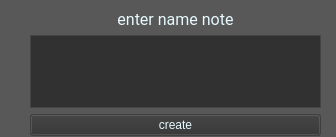
<?xml version="1.0" encoding="UTF-8"?>
<ui version="4.0">
 <class>create_note</class>
 <widget class="QWidget" name="create_note">
  <property name="geometry">
   <rect>
    <x>0</x>
    <y>0</y>
    <width>336</width>
    <height>137</height>
   </rect>
  </property>
  <property name="palette">
   <palette>
    <active>
     <colorrole role="ButtonText">
      <brush brushstyle="SolidPattern">
       <color alpha="255">
        <red>229</red>
        <green>249</green>
        <blue>255</blue>
       </color>
      </brush>
     </colorrole>
     <colorrole role="Base">
      <brush brushstyle="SolidPattern">
       <color alpha="255">
        <red>252</red>
        <green>252</green>
        <blue>252</blue>
       </color>
      </brush>
     </colorrole>
     <colorrole role="Window">
      <brush brushstyle="SolidPattern">
       <color alpha="255">
        <red>88</red>
        <green>88</green>
        <blue>88</blue>
       </color>
      </brush>
     </colorrole>
    </active>
    <inactive>
     <colorrole role="ButtonText">
      <brush brushstyle="SolidPattern">
       <color alpha="255">
        <red>229</red>
        <green>249</green>
        <blue>255</blue>
       </color>
      </brush>
     </colorrole>
     <colorrole role="Base">
      <brush brushstyle="SolidPattern">
       <color alpha="255">
        <red>252</red>
        <green>252</green>
        <blue>252</blue>
       </color>
      </brush>
     </colorrole>
     <colorrole role="Window">
      <brush brushstyle="SolidPattern">
       <color alpha="255">
        <red>88</red>
        <green>88</green>
        <blue>88</blue>
       </color>
      </brush>
     </colorrole>
    </inactive>
    <disabled>
     <colorrole role="ButtonText">
      <brush brushstyle="SolidPattern">
       <color alpha="255">
        <red>119</red>
        <green>120</green>
        <blue>120</blue>
       </color>
      </brush>
     </colorrole>
     <colorrole role="Base">
      <brush brushstyle="SolidPattern">
       <color alpha="255">
        <red>88</red>
        <green>88</green>
        <blue>88</blue>
       </color>
      </brush>
     </colorrole>
     <colorrole role="Window">
      <brush brushstyle="SolidPattern">
       <color alpha="255">
        <red>88</red>
        <green>88</green>
        <blue>88</blue>
       </color>
      </brush>
     </colorrole>
    </disabled>
   </palette>
  </property>
  <property name="windowTitle">
   <string>Form</string>
  </property>
  <widget class="QWidget" name="verticalLayoutWidget">
   <property name="geometry">
    <rect>
     <x>30</x>
     <y>10</y>
     <width>291</width>
     <height>126</height>
    </rect>
   </property>
   <layout class="QVBoxLayout" name="verticalLayout">
    <item>
     <widget class="QLabel" name="label">
      <property name="palette">
       <palette>
        <active>
         <colorrole role="WindowText">
          <brush brushstyle="SolidPattern">
           <color alpha="255">
            <red>229</red>
            <green>249</green>
            <blue>255</blue>
           </color>
          </brush>
         </colorrole>
         <colorrole role="Text">
          <brush brushstyle="SolidPattern">
           <color alpha="255">
            <red>229</red>
            <green>249</green>
            <blue>255</blue>
           </color>
          </brush>
         </colorrole>
         <colorrole role="PlaceholderText">
          <brush brushstyle="SolidPattern">
           <color alpha="128">
            <red>229</red>
            <green>249</green>
            <blue>255</blue>
           </color>
          </brush>
         </colorrole>
        </active>
        <inactive>
         <colorrole role="WindowText">
          <brush brushstyle="SolidPattern">
           <color alpha="255">
            <red>229</red>
            <green>249</green>
            <blue>255</blue>
           </color>
          </brush>
         </colorrole>
         <colorrole role="Text">
          <brush brushstyle="SolidPattern">
           <color alpha="255">
            <red>229</red>
            <green>249</green>
            <blue>255</blue>
           </color>
          </brush>
         </colorrole>
         <colorrole role="PlaceholderText">
          <brush brushstyle="SolidPattern">
           <color alpha="128">
            <red>229</red>
            <green>249</green>
            <blue>255</blue>
           </color>
          </brush>
         </colorrole>
        </inactive>
        <disabled>
         <colorrole role="WindowText">
          <brush brushstyle="SolidPattern">
           <color alpha="255">
            <red>119</red>
            <green>120</green>
            <blue>120</blue>
           </color>
          </brush>
         </colorrole>
         <colorrole role="Text">
          <brush brushstyle="SolidPattern">
           <color alpha="255">
            <red>119</red>
            <green>120</green>
            <blue>120</blue>
           </color>
          </brush>
         </colorrole>
         <colorrole role="PlaceholderText">
          <brush brushstyle="SolidPattern">
           <color alpha="128">
            <red>35</red>
            <green>38</green>
            <blue>39</blue>
           </color>
          </brush>
         </colorrole>
        </disabled>
       </palette>
      </property>
      <property name="font">
       <font>
        <family>Roboto</family>
        <pointsize>12</pointsize>
       </font>
      </property>
      <property name="text">
       <string>enter name note</string>
      </property>
      <property name="alignment">
       <set>Qt::AlignCenter</set>
      </property>
     </widget>
    </item>
    <item>
     <widget class="QTextEdit" name="NameNoteEdit">
      <property name="palette">
       <palette>
        <active>
         <colorrole role="Text">
          <brush brushstyle="SolidPattern">
           <color alpha="255">
            <red>229</red>
            <green>249</green>
            <blue>255</blue>
           </color>
          </brush>
         </colorrole>
         <colorrole role="Base">
          <brush brushstyle="SolidPattern">
           <color alpha="255">
            <red>49</red>
            <green>49</green>
            <blue>49</blue>
           </color>
          </brush>
         </colorrole>
         <colorrole role="PlaceholderText">
          <brush brushstyle="SolidPattern">
           <color alpha="128">
            <red>229</red>
            <green>249</green>
            <blue>255</blue>
           </color>
          </brush>
         </colorrole>
        </active>
        <inactive>
         <colorrole role="Text">
          <brush brushstyle="SolidPattern">
           <color alpha="255">
            <red>229</red>
            <green>249</green>
            <blue>255</blue>
           </color>
          </brush>
         </colorrole>
         <colorrole role="Base">
          <brush brushstyle="SolidPattern">
           <color alpha="255">
            <red>49</red>
            <green>49</green>
            <blue>49</blue>
           </color>
          </brush>
         </colorrole>
         <colorrole role="PlaceholderText">
          <brush brushstyle="SolidPattern">
           <color alpha="128">
            <red>229</red>
            <green>249</green>
            <blue>255</blue>
           </color>
          </brush>
         </colorrole>
        </inactive>
        <disabled>
         <colorrole role="Text">
          <brush brushstyle="SolidPattern">
           <color alpha="255">
            <red>119</red>
            <green>120</green>
            <blue>120</blue>
           </color>
          </brush>
         </colorrole>
         <colorrole role="Base">
          <brush brushstyle="SolidPattern">
           <color alpha="255">
            <red>88</red>
            <green>88</green>
            <blue>88</blue>
           </color>
          </brush>
         </colorrole>
         <colorrole role="PlaceholderText">
          <brush brushstyle="SolidPattern">
           <color alpha="128">
            <red>35</red>
            <green>38</green>
            <blue>39</blue>
           </color>
          </brush>
         </colorrole>
        </disabled>
       </palette>
      </property>
     </widget>
    </item>
    <item>
     <widget class="QPushButton" name="create">
      <property name="palette">
       <palette>
        <active>
         <colorrole role="Button">
          <brush brushstyle="SolidPattern">
           <color alpha="255">
            <red>49</red>
            <green>49</green>
            <blue>49</blue>
           </color>
          </brush>
         </colorrole>
         <colorrole role="ButtonText">
          <brush brushstyle="SolidPattern">
           <color alpha="255">
            <red>229</red>
            <green>249</green>
            <blue>255</blue>
           </color>
          </brush>
         </colorrole>
        </active>
        <inactive>
         <colorrole role="Button">
          <brush brushstyle="SolidPattern">
           <color alpha="255">
            <red>49</red>
            <green>49</green>
            <blue>49</blue>
           </color>
          </brush>
         </colorrole>
         <colorrole role="ButtonText">
          <brush brushstyle="SolidPattern">
           <color alpha="255">
            <red>229</red>
            <green>249</green>
            <blue>255</blue>
           </color>
          </brush>
         </colorrole>
        </inactive>
        <disabled>
         <colorrole role="Button">
          <brush brushstyle="SolidPattern">
           <color alpha="255">
            <red>49</red>
            <green>49</green>
            <blue>49</blue>
           </color>
          </brush>
         </colorrole>
         <colorrole role="ButtonText">
          <brush brushstyle="SolidPattern">
           <color alpha="255">
            <red>119</red>
            <green>120</green>
            <blue>120</blue>
           </color>
          </brush>
         </colorrole>
        </disabled>
       </palette>
      </property>
      <property name="text">
       <string>create</string>
      </property>
     </widget>
    </item>
   </layout>
  </widget>
 </widget>
 <resources/>
 <connections/>
</ui>
